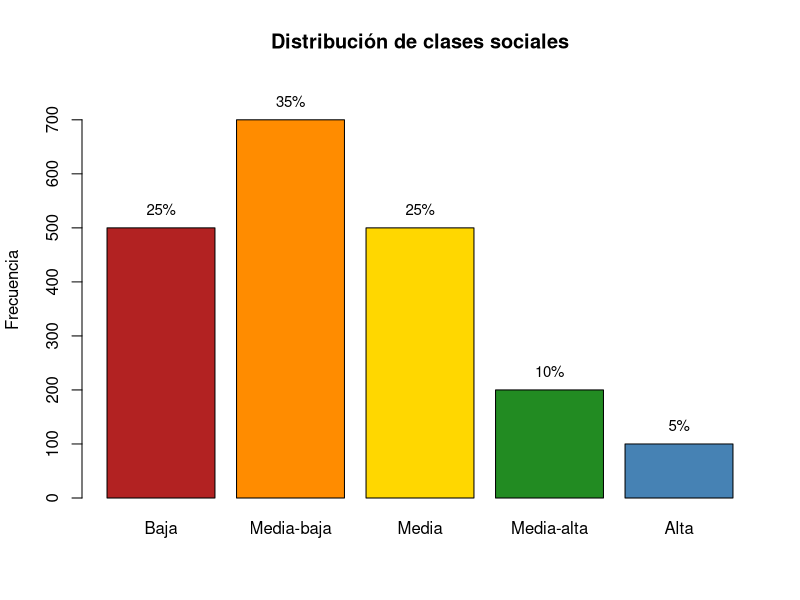
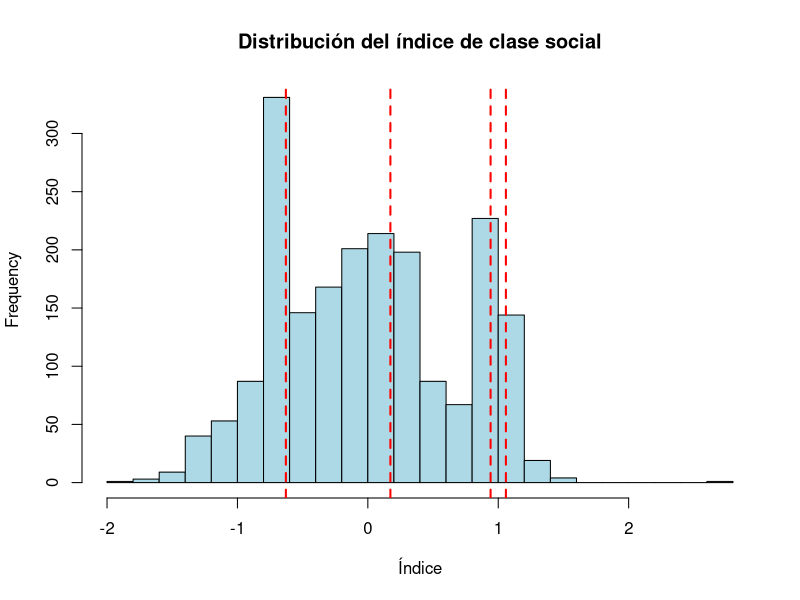
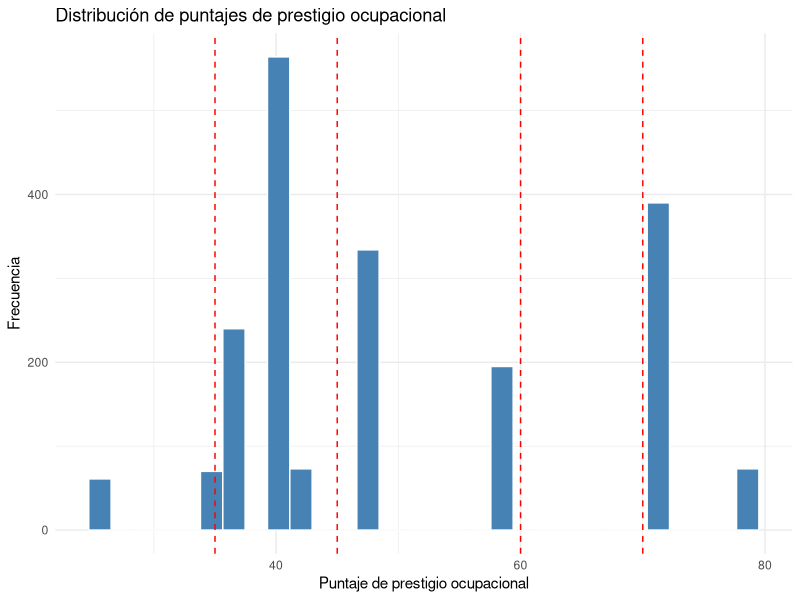

Recreate these plots in R, in order.
## ---- chunk 1
# Cargamos las bibliotecas necesarias para el análisis
library(tidyverse)    # Para manipulación y visualización de datos
library(knitr)        # Para presentación de tablas
library(kableExtra)   # Para mejorar el formato de tablas
library(ggplot2)      # Para visualizaciones avanzadas
library(here)         # Para rutas de archivos relativas al proyecto
library(haven)        # Para leer archivos SPSS (.sav)
## ---- chunk 2
# Cargar datos desde archivo SPSS
datos <- read_sav(here("datos", "BBDD Consolidada Maule UCM Codificada 20220307.sav"))
## ---- chunk 3
# Diccionario de puntajes de prestigio ocupacional
puntajes_prestigio <- tribble(
  ~categoria, ~descripcion, ~puntaje_prestigio,
  1, "Trabajadores no calificados en ventas y servicios, peones agropecuarios, forestales, construcción, etc.", 25.0,
  2, "Obreros, operarios y artesanos de artes mecánicas y de otros oficios", 35.0,
  3, "Trabajadores de los servicios y vendedores de comercio y mercados", 37.0,
  4, "Agricultores y trabajadores calificados agropecuarios y pesqueros", 42.0,
  5, "Operadores de instalaciones y máquinas y montadores / conductores de vehículos", 40.0,
  6, "Empleados de oficina públicos y privados", 47.0,
  7, "Técnicos y profesionales de nivel medio (incluye hasta suboficiales FFAA y Carabineros)", 58.0,
  8, "Profesionales, científicos e intelectuales", 72.0,
  9, "Alto ejecutivo (gerente general o gerente de área o sector) de empresa privadas o públicas. Director o dueño de grand", 78.0,
  10, "Otros grupos no identificados (incluye rentistas, incapacitados, estudiantes, dueña de casa, etc.)", 40.0
)

# Mostrar el diccionario de puntajes
kable(puntajes_prestigio, 
      caption = "Puntajes de prestigio ocupacional asignados a cada categoría",
      col.names = c("Código Categoría", "Descripción", "Puntaje de Prestigio")) %>%
  kable_styling(bootstrap_options = c("striped", "hover"), full_width = FALSE)
## ---- chunk 4
# Función para asignar puntajes de prestigio según la categoría ocupacional
asignar_prestigio <- function(categoria) {
  if (is.na(categoria)) return(NA)
  
  # Buscar el puntaje correspondiente en el diccionario
  prestigio <- puntajes_prestigio$puntaje_prestigio[puntajes_prestigio$categoria == categoria]
  
  # Si no se encuentra la categoría, devolver NA
  if (length(prestigio) == 0) return(NA)
  
  return(prestigio)
}
## ---- chunk 5
# Aplicar la función a las variables ocupacionales
datos <- datos %>%
  mutate(
    # Convertir categorías ocupacionales a puntajes de prestigio
    prestigio_M9A = sapply(M9A, asignar_prestigio),
    prestigio_M9B = sapply(M9B, asignar_prestigio),
    
    # Tomar el máximo puntaje de prestigio entre el entrevistado y el sostenedor
    nivel_ocup_prestigio = pmax(prestigio_M9A, prestigio_M9B, na.rm = TRUE)
  )
## ---- chunk 6
# Crear indicador de clase social con puntajes de prestigio
datos_clase <- datos %>%
  mutate(
    # 1. Educación (mayor nivel entre el entrevistado y el sostenedor)
    nivel_educ = pmax(M61, M62, na.rm = TRUE),
    
    # 2. Ocupación (mayor prestigio ocupacional entre entrevistado y sostenedor)
    nivel_ocup = nivel_ocup_prestigio,  # Usamos el puntaje de prestigio en lugar de la categoría
    
    # 3. Índice de posesiones (normalizado)
    indice_posesiones = (
      scale(M13_1) +  # Autos
        scale(M13_2) +  # Baños
        scale(M13_3) +  # Metros cuadrados construidos
        scale(M13_5) +  # Televisores
        scale(M13_6)    # Libros
    ) / 5,  # Promedio para dar igual peso
    
    # 4. Gastos mensuales (normalizado)
    indice_gastos = (
      scale(M16_1) +  # Agua
        scale(M16_2) +  # Electricidad
        scale(M16_3) +  # Combustible
        scale(M16_4)    # Calefacción
    ) / 4  # Promedio para dar igual peso
  )
## ---- chunk 7
# Normalizar variables para que todas tengan el mismo peso
datos_clase <- datos_clase %>%
  mutate(
    nivel_educ_norm = scale(nivel_educ),
    nivel_ocup_norm = scale(nivel_ocup)  # Normalizamos el puntaje de prestigio
  )

# Crear índice compuesto con ponderación ajustada
# Educación (40%), Ocupación (35%), Posesiones (20%), Gastos (5%)
datos_clase <- datos_clase %>%
  mutate(
    indice_clase_social = (
      nivel_educ_norm * 0.40 +
        nivel_ocup_norm * 0.35 +
        indice_posesiones * 0.20 +
        indice_gastos * 0.05
    )
  )
## ---- chunk 8
# Exploramos la distribución para determinar puntos de corte adecuados
quantile(datos_clase$indice_clase_social, probs = seq(0, 1, 0.1), na.rm = TRUE)
## ---- chunk 9
# Usar puntos de corte basados en percentiles específicos para reflejar la estructura social chilena
datos_clase <- datos_clase %>%
  mutate(
    clase_social_cat = case_when(
      indice_clase_social < quantile(indice_clase_social, 0.25, na.rm = TRUE) ~ "Baja",
      indice_clase_social >= quantile(indice_clase_social, 0.25, na.rm = TRUE) & 
        indice_clase_social < quantile(indice_clase_social, 0.60, na.rm = TRUE) ~ "Media-baja",
      indice_clase_social >= quantile(indice_clase_social, 0.60, na.rm = TRUE) & 
        indice_clase_social < quantile(indice_clase_social, 0.85, na.rm = TRUE) ~ "Media",
      indice_clase_social >= quantile(indice_clase_social, 0.85, na.rm = TRUE) & 
        indice_clase_social < quantile(indice_clase_social, 0.95, na.rm = TRUE) ~ "Media-alta",
      indice_clase_social >= quantile(indice_clase_social, 0.95, na.rm = TRUE) ~ "Alta",
      TRUE ~ NA_character_
    ),
    
    clase_social_cat = factor(clase_social_cat, 
                             levels = c("Baja", "Media-baja", "Media", 
                                        "Media-alta", "Alta"))
  )
## ---- chunk 10
# Verificar distribución
distribucion <- table(datos_clase$clase_social_cat, useNA = "ifany")
print(distribucion)

# Calcular porcentajes
porcentajes <- prop.table(distribucion) * 100
print(round(porcentajes, 1))
## ---- chunk 11
# Visualizar la distribución de las clases sociales
barplot(distribucion, 
        main = "Distribución de clases sociales",
        col = c("firebrick", "darkorange", "gold", "forestgreen", "steelblue"),
        ylab = "Frecuencia",
        ylim = c(0, max(distribucion) * 1.1))

# Añadir etiquetas de porcentaje
text(x = seq(0.7, by = 1.2, length.out = 5),
     y = distribucion + max(distribucion) * 0.05,
     labels = paste0(round(porcentajes, 1), "%"),
     cex = 0.9)
## ---- chunk 12
# Visualizar el índice completo
hist(datos_clase$indice_clase_social, 
     main = "Distribución del índice de clase social",
     xlab = "Índice", 
     col = "lightblue",
     breaks = 20)

# Añadir líneas verticales en los puntos de corte
abline(v = quantile(datos_clase$indice_clase_social, 
                   c(0.25, 0.60, 0.85, 0.95), 
                   na.rm = TRUE),
       col = "red", lwd = 2, lty = 2)

# Añadir etiquetas para las categorías
text(x = c(
  mean(c(min(datos_clase$indice_clase_social, na.rm = TRUE), 
        quantile(datos_clase$indice_clase_social, 0.25, na.rm = TRUE))),
  mean(c(quantile(datos_clase$indice_clase_social, 0.25, na.rm = TRUE),
        quantile(datos_clase$indice_clase_social, 0.60, na.rm = TRUE))),
  mean(c(quantile(datos_clase$indice_clase_social, 0.60, na.rm = TRUE),
        quantile(datos_clase$indice_clase_social, 0.85, na.rm = TRUE))),
  mean(c(quantile(datos_clase$indice_clase_social, 0.85, na.rm = TRUE),
        quantile(datos_clase$indice_clase_social, 0.95, na.rm = TRUE))),
  mean(c(quantile(datos_clase$indice_clase_social, 0.95, na.rm = TRUE),
        max(datos_clase$indice_clase_social, na.rm = TRUE)))
),
     y = max(hist(datos_clase$indice_clase_social, plot = FALSE)$counts) * 0.9,
     labels = c("Baja", "Media-baja", "Media", "Media-alta", "Alta"),
     col = "blue")
## ---- chunk 13
# Explorar distribución por nivel ocupacional
ggplot(datos_clase, aes(x = nivel_ocup)) +
  geom_histogram(fill = "steelblue", color = "white", bins = 30) +
  labs(title = "Distribución de puntajes de prestigio ocupacional",
       x = "Puntaje de prestigio ocupacional",
       y = "Frecuencia") +
  theme_minimal() +
  geom_vline(xintercept = c(35, 45, 60, 70), 
             linetype = "dashed", 
             color = "red")
## ---- chunk 14
# Calcular estadísticas descriptivas por categoría
estadisticas_por_clase <- datos_clase %>%
  group_by(clase_social_cat) %>%
  summarize( 
    n = n(),
    porcentaje = n() / nrow(datos_clase) * 100,
    indice_promedio = mean(indice_clase_social, na.rm = TRUE),
    educacion_promedio = mean(nivel_educ, na.rm = TRUE),
    ocupacion_promedio = mean(nivel_ocup, na.rm = TRUE),
    autos_promedio = mean(M13_1, na.rm = TRUE),
    metros2_promedio = mean(M13_3, na.rm = TRUE)
  )

# Mostrar tabla formateada
kable(estadisticas_por_clase, 
      digits = 2,
      caption = "Características de las clases sociales",
      col.names = c("Clase social", "N", "Porcentaje", "Índice promedio", 
                   "Nivel educativo", "Prestigio ocupacional", 
                   "Automóviles", "Metros² vivienda")) %>%
  kable_styling(bootstrap_options = c("striped", "hover"), full_width = FALSE)
## ---- chunk 15
# Matriz de correlación entre componentes
componentes <- datos_clase %>%
  dplyr::select(nivel_educ, nivel_ocup, indice_posesiones, indice_gastos)

cor_matrix <- cor(componentes, use = "pairwise.complete.obs")

# Mostrar matriz de correlación
kable(round(cor_matrix, 2),
      caption = "Correlaciones entre los componentes del índice") %>%
  kable_styling(bootstrap_options = c("striped", "hover"), full_width = FALSE)
